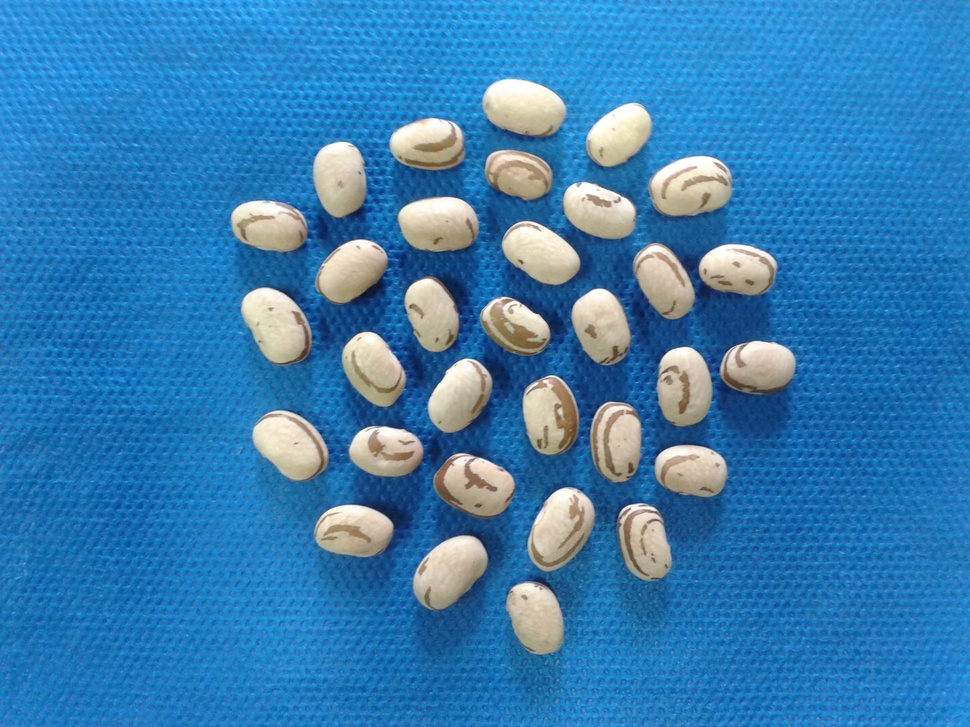
#> input picture Roteiros de Estudo Orientado - REOs/REO 02/AULA_03/feijao.jpg, 970 x 727 px, shrunk from 2048 x 1536 before the run
$ python aula_03_ex_04.py
#> lines starting #> are read from the running program, lines starting #| are printed output that depends on the picture; after the words box and inside, x2 and y2 are one past the last pixel; in counts of white or black regions, pixels touching at a corner belong together
########################################################################################################################
# Lavras - MG
# 20/06/2020
# Universidade Federal de Lavras - UFLA
# Departamento de Biologia
# Programa de Pós Graduação em Genética e Melhoramento de Plantas
# Disciplina: Visão Computacional No Melhoramento de Plantas
# Docente: Vinícius Quintão Carneiro
# E-mail: vinicius.carneiro@ufla.br
# Github: vqcarneiro
########################################################################################################################
# PROCEDIMENTO: Segmentação
########################################################################################################################
# Importar pacotes
import cv2 # Importa o pacote opencv
from matplotlib import pyplot as plt # Importa o pacote matplotlib
########################################################################################################################
# Leitura da imagem

nome_arquivo = 'feijao.jpg'
img_bgr = cv2.imread(nome_arquivo,1)
#> img_bgr is the input picture: shape (727, 970, 3); mean B, G, R 178.7, 126.2, 55.7
img_rgb = cv2.cvtColor(img_bgr,cv2.COLOR_BGR2RGB)
img_Lab = cv2.cvtColor(img_bgr,cv2.COLOR_BGR2Lab)
#> img_Lab: shape (727, 970, 3); mean of channels 0, 1, 2 130.7, 127.6, 94.7

########################################################################################################################
# Partição dos canais
L,a,b = cv2.split(img_Lab)
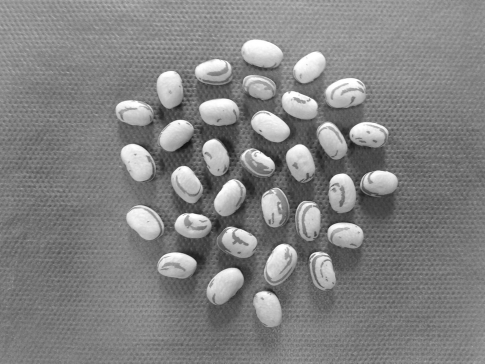
#> L: shape (727, 970) (shown at 1/2 size); min 12, max 255, mean 130.7
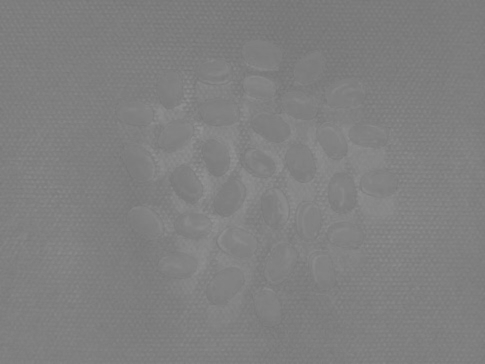
#> a: shape (727, 970) (shown at 1/2 size); min 112, max 149, mean 127.6
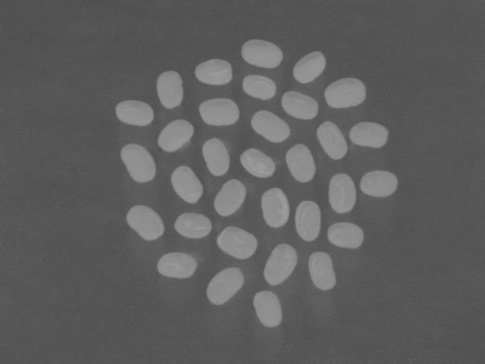
#> b: shape (727, 970) (shown at 1/2 size); min 75, max 157, mean 94.7
########################################################################################################################
# Histograma escala de cinza
hist_b = cv2.calcHist([b],[0], None, [256],[0,256])
#> hist_b = 256 values, max 101621 at index 85, min 0 at index 0, mean 2754.6

########################################################################################################################
# Limiarização - Thresholding
(L, img_limiar) = cv2.threshold(b,0,255,cv2.THRESH_BINARY+cv2.THRESH_OTSU)
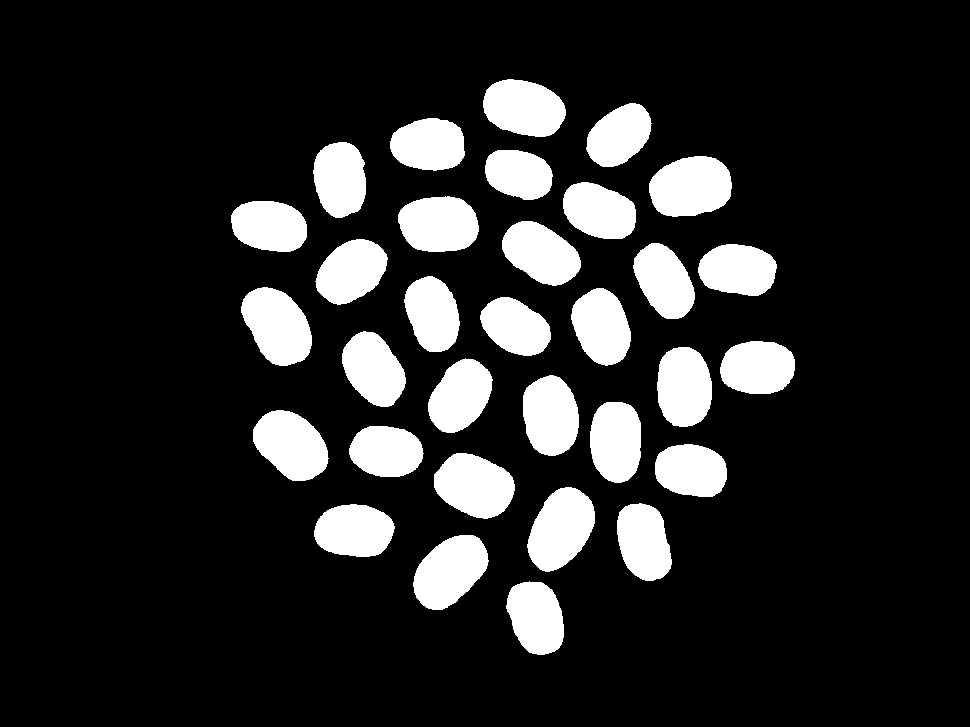
#> img_limiar: shape (727, 970); 15.4% white; 32 white regions, largest, box (x1, y1, x2, y2) and area: (649, 156, 732, 217) 4014, (527, 487, 595, 572) 4001, (241, 287, 312, 366) 3945
#> L = 112

########################################################################################################################
#'''
# Obtendo imagem segmentada
img_segmentada = cv2.bitwise_and(img_rgb,img_rgb,mask=img_limiar)
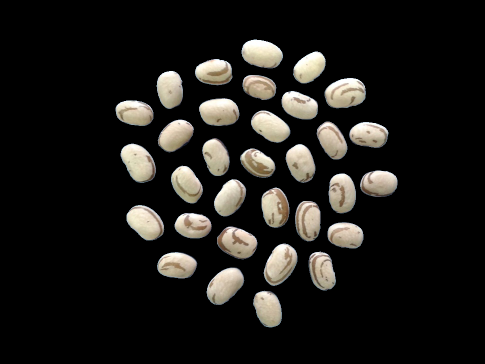
#> img_segmentada: shape (727, 970, 3) (shown at 1/2 size); mean R, G, B 29.4, 27.8, 24.9

# Salvar imagens
img_segmentada_bgr = cv2.cvtColor(img_segmentada,cv2.COLOR_RGB2BGR)
cv2.imwrite('feijao_segmentada.png',img_segmentada_bgr)

hist_sementes_r = cv2.calcHist([img_segmentada],[0],img_limiar,[256],[0,256])
#> hist_sementes_r = 256 values, max 3230 at index 255, min 0 at index 0, mean 424.3
hist_sementes_g = cv2.calcHist([img_segmentada],[1],img_limiar,[256],[0,256])
#> hist_sementes_g = 256 values, max 1406 at index 255, min 0 at index 0, mean 424.3
hist_sementes_b = cv2.calcHist([img_segmentada],[2],img_limiar,[256],[0,256])
#> hist_sementes_b = 256 values, max 990 at index 149, min 0 at index 0, mean 424.3

#'''
########################################################################################################################
# Apresentar figuras

plt.figure('Thresholding')
plt.subplot(2,2,1)
plt.imshow(img_rgb)
plt.title('RGB')
plt.xticks([])
plt.yticks([])

plt.subplot(2,2,2)
plt.imshow(b,cmap='gray')
plt.title('Lab - b')
plt.xticks([])
plt.yticks([])

plt.subplot(2,2,3)
plt.plot(hist_b,color = 'black')
plt.axvline(x=L,color = 'r')
plt.title("Histograma - b")
plt.xlim([0,256])
plt.xlabel("Valores Pixels")
plt.ylabel("Número de Pixels")

plt.subplot(2,2,4)
plt.imshow(img_limiar,cmap='gray')
plt.title('Limiar: ' + str(L))
plt.xticks([])
plt.yticks([])
plt.show()
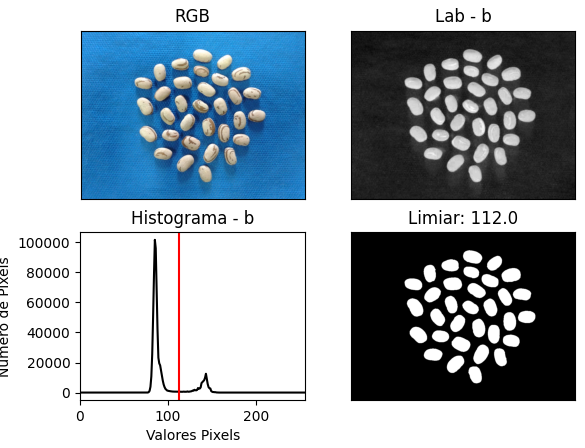
#> figure drawn by matplotlib, 4 panels; panel 3: curve peaks at x = 85, y = 101621

#'''
plt.figure('Segmentação')
plt.subplot(3,3,1)
plt.imshow(img_rgb)
plt.title('RGB')
plt.xticks([])
plt.yticks([])

plt.subplot(3,3,2)
plt.imshow(img_segmentada)
plt.title('Segmentada - RGB')
plt.xticks([])
plt.yticks([])

plt.subplot(3,3,3)
plt.imshow(img_limiar,cmap = 'gray')
plt.title('Binarizada')
plt.xticks([])
plt.yticks([])

plt.subplot(3,3,4)
plt.imshow(img_segmentada[:,:,0],cmap = 'gray')
plt.title('Segmentada - R')
plt.xticks([])
plt.yticks([])

plt.subplot(3,3,5)
plt.imshow(img_segmentada[:,:,1],cmap = 'gray')
plt.title('Segmentada - G')
plt.xticks([])
plt.yticks([])

plt.subplot(3,3,6)
plt.imshow(img_segmentada[:,:,2],cmap = 'gray')
plt.title('Segmentada - B')
plt.xticks([])
plt.yticks([])

plt.subplot(3,3,7)
plt.plot(hist_sementes_r,color = 'r')
plt.title("Histograma - R")
plt.xlim([0,256])
plt.xlabel("Valores Pixels")
plt.ylabel("Número de Pixels")

plt.subplot(3,3,8)
plt.plot(hist_sementes_g,color = 'black')
plt.title("Histograma - G")
plt.xlim([0,256])
plt.xlabel("Valores Pixels")
plt.ylabel("Número de Pixels")

plt.subplot(3,3,9)
plt.plot(hist_sementes_b,color = 'b')
plt.title("Histograma - B")
plt.xlim([0,256])
plt.xlabel("Valores Pixels")
plt.ylabel("Número de Pixels")
plt.show()
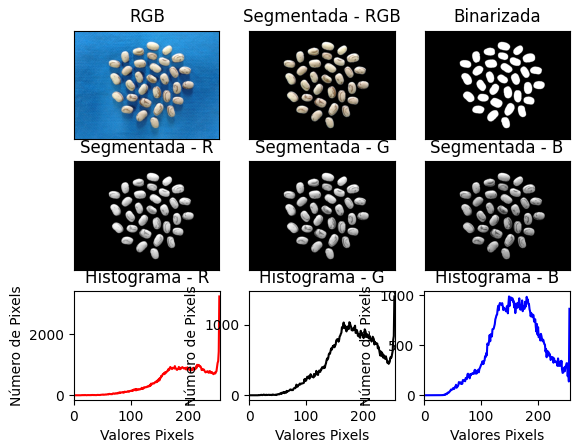
#> figure drawn by matplotlib, 9 panels; panel 7: curve peaks at x = 255, y = 3230; panel 8: curve peaks at x = 255, y = 1406; panel 9: curve peaks at x = 149, y = 990
#'''


########################################################################################################################

$ run again, with Roteiros de Estudo Orientado - REOs/REO 02/AULA_03/cafe.JPG copied over Roteiros de Estudo Orientado - REOs/REO 02/AULA_03/feijao.jpg
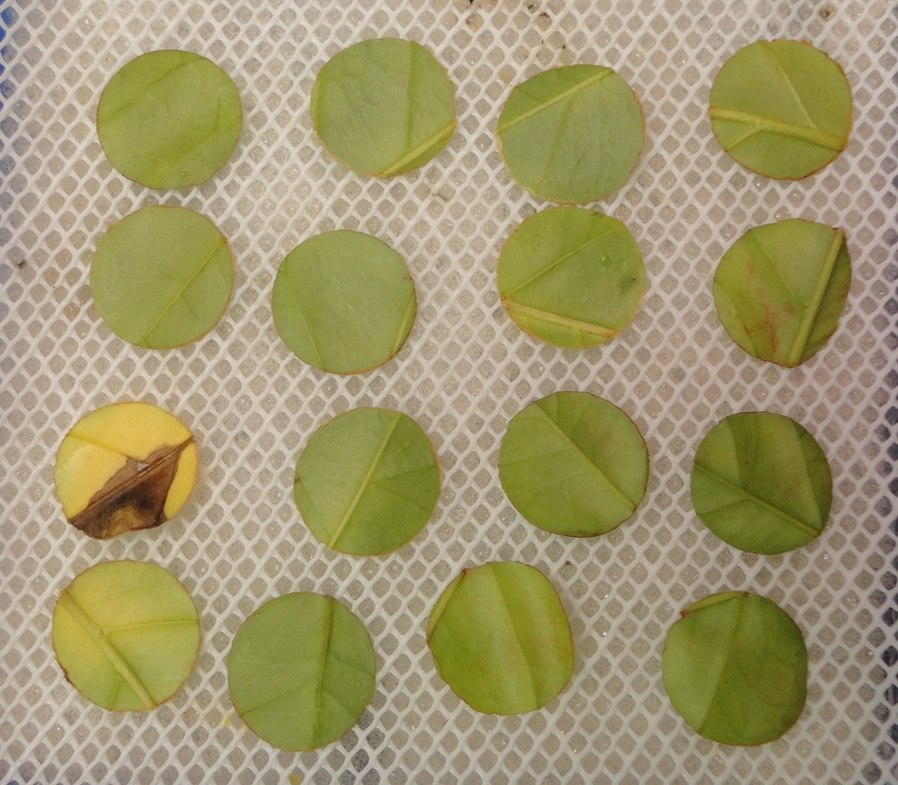
#> input picture Roteiros de Estudo Orientado - REOs/REO 02/AULA_03/cafe.JPG, 898 x 785 px, shrunk from 1176 x 1028 before the run
#> img_bgr is the input picture: shape (785, 898, 3); mean B, G, R 109.8, 151.5, 160.2
#> img_Lab: shape (785, 898, 3); mean of channels 0, 1, 2 159.2, 125.1, 151
#> hist_b = 256 values, max 69025 at index 138, min 0 at index 0, mean 2753.6
#> `(L, img_limiar) = cv2.threshold(b,0,255,cv2.THRESH_BINARY+cv2.THRESH_O..`:
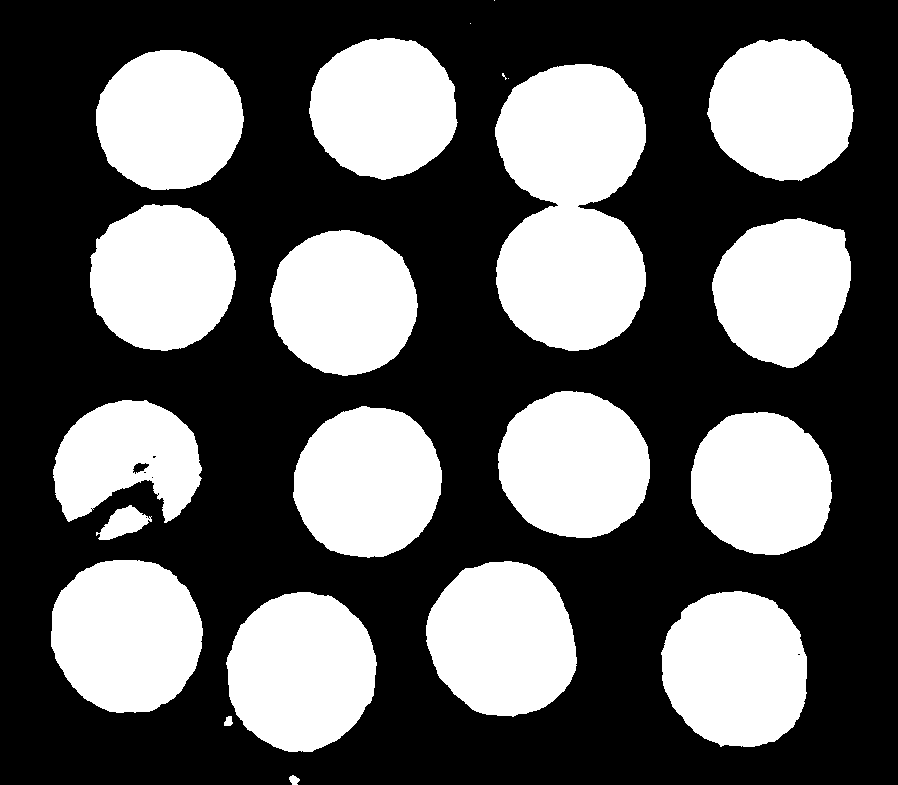
#> img_limiar: shape (785, 898); 38.4% white; 22 white regions (4 under 20 px), largest, box (x1, y1, x2, y2) and area: (495, 64, 646, 351) 33884, (226, 592, 377, 752) 18652, (51, 560, 203, 713) 18406
#> `(L, img_limiar) = cv2.threshold(b,0,255,cv2.THRESH_BINARY+cv2.THRESH_O..`: L = 154
#> hist_sementes_r = 256 values, max 7477 at index 146, min 0 at index 0, mean 1056
#> hist_sementes_g = 256 values, max 6869 at index 148, min 0 at index 0, mean 1056
#> hist_sementes_b = 256 values, max 4944 at index 83, min 0 at index 2, mean 1056
#> `plt.show()`:
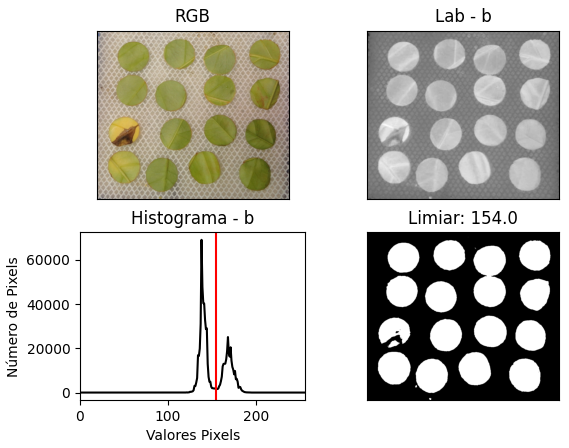
#> figure drawn by matplotlib, 4 panels; panel 3: curve peaks at x = 138, y = 69025

$ run again, with Roteiros de Estudo Orientado - REOs/REO 02/AULA_03/img_01.jpg copied over Roteiros de Estudo Orientado - REOs/REO 02/AULA_03/feijao.jpg
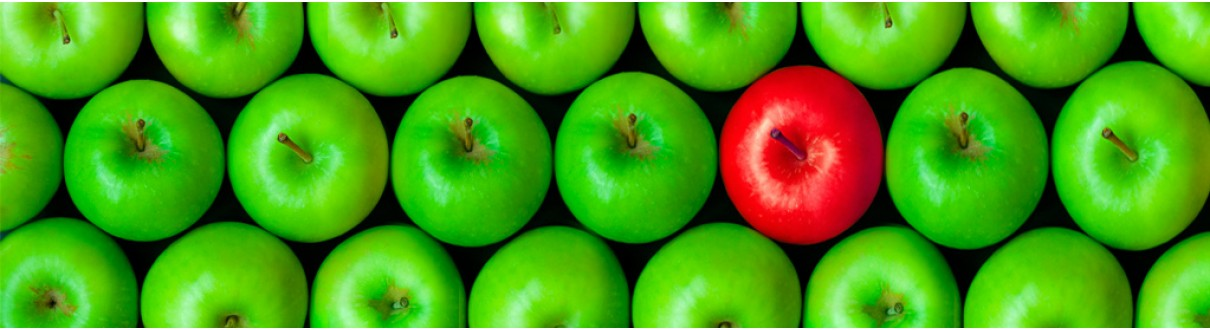
#> input picture Roteiros de Estudo Orientado - REOs/REO 02/AULA_03/img_01.jpg, 1210 x 330 px
#> img_bgr is the input picture: shape (330, 1210, 3); mean B, G, R 18.7, 157.4, 73.6
#> img_Lab: shape (330, 1210, 3); mean of channels 0, 1, 2 150.1, 84.8, 182.6
#> hist_b = 256 values, max 16517 at index 199, min 0 at index 0, mean 1559.8
#> `(L, img_limiar) = cv2.threshold(b,0,255,cv2.THRESH_BINARY+cv2.THRESH_O..`:
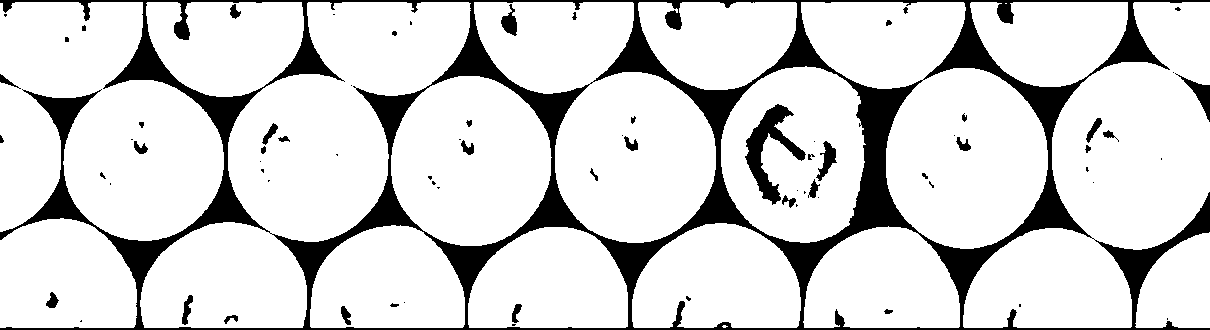
#> img_limiar: shape (330, 1210); 84.7% white; 74 black regions (35 under 20 px), largest, box (x1, y1, x2, y2) and area: (0, 0, 1210, 330) 55682, (745, 104, 806, 205) 1996, (1175, 73, 1210, 122) 445
#> `(L, img_limiar) = cv2.threshold(b,0,255,cv2.THRESH_BINARY+cv2.THRESH_O..`: L = 164
#> hist_sementes_r = 256 values, max 5004 at index 0, min 82 at index 191, mean 1320.9
#> hist_sementes_g = 256 values, max 4284 at index 203, min 0 at index 255, mean 1320.9
#> hist_sementes_b = 256 values, max 116599 at index 0, min 0 at index 162, mean 1320.9
#> `plt.show()`:
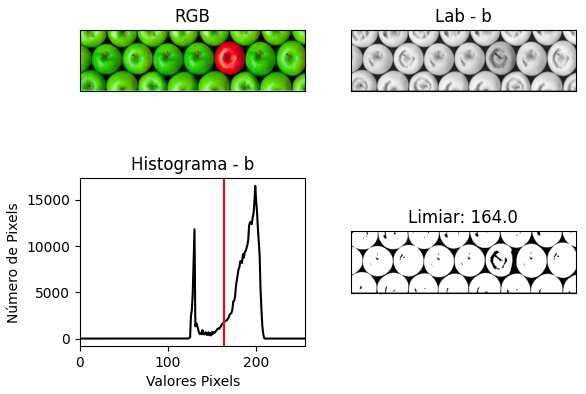
#> figure drawn by matplotlib, 4 panels; panel 3: curve peaks at x = 199, y = 16517
